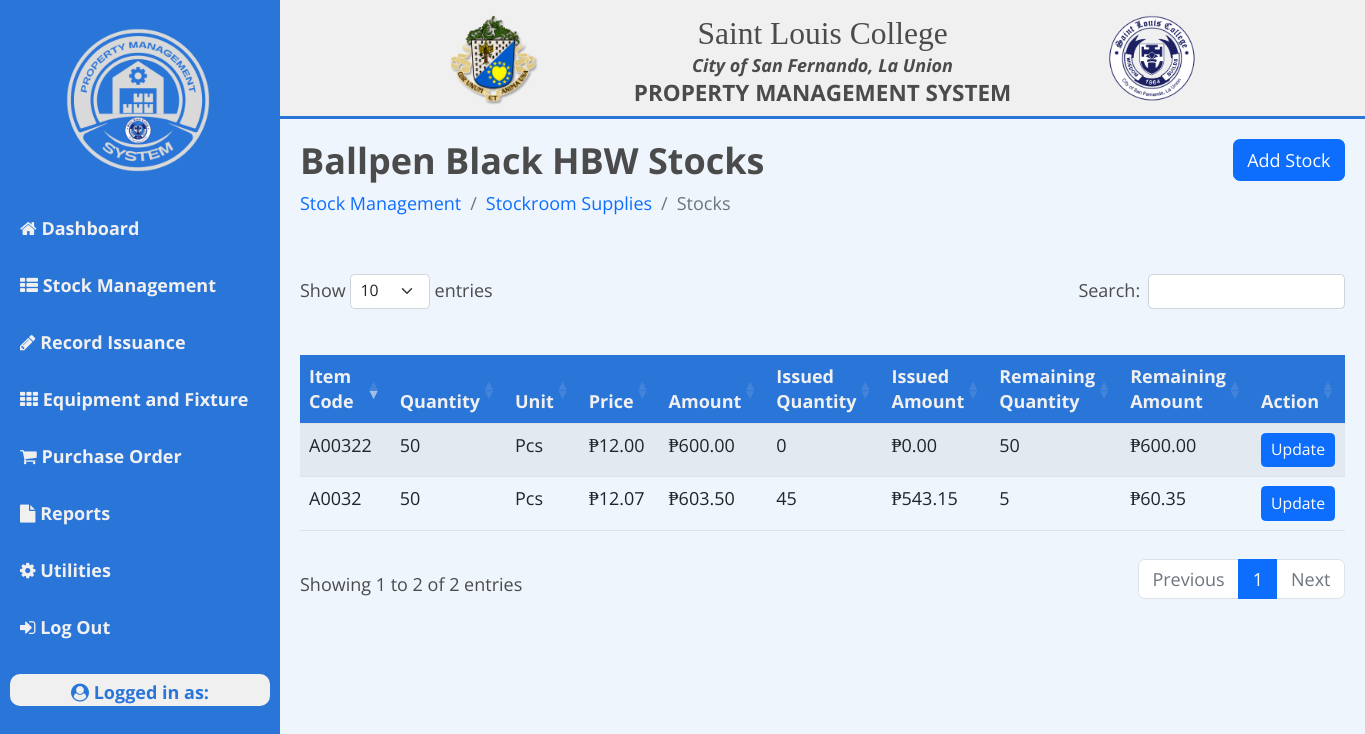
Page /pmo/stock-management/stockroom/stkrm-stocks.php?ref=4 on the earlier database version.
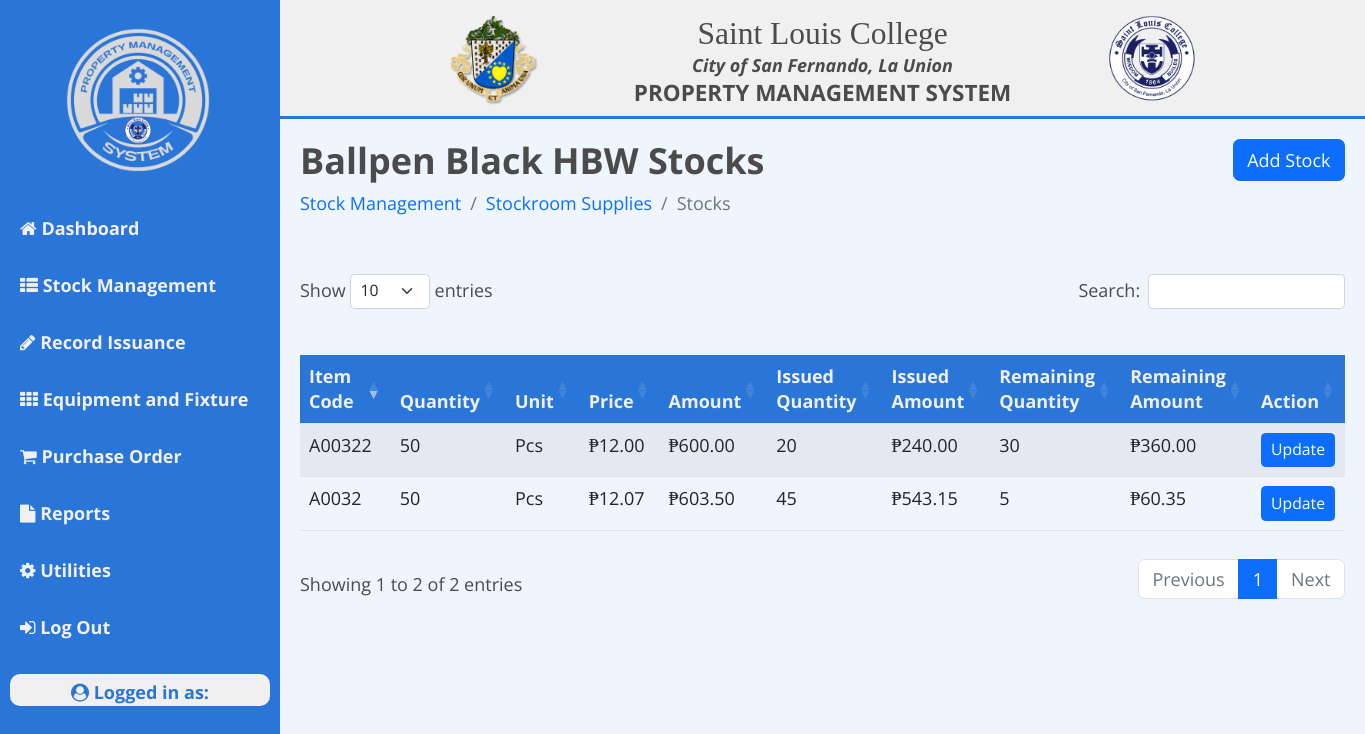
Same page on the later database version.
### tables this page shows
CREATE TABLE `tbl_stock_stockroom` (
  `uid` int(11) NOT NULL AUTO_INCREMENT,
  `id` int(11) NOT NULL,
  `item_code` varchar(255) NOT NULL,
  `particulars` varchar(255) NOT NULL,
  `unit` varchar(255) NOT NULL,
  `stock_type` varchar(255) NOT NULL,
  `quantity` int(255) NOT NULL DEFAULT 0,
  `price` float NOT NULL,
  `amount` int(255) NOT NULL,
  `issuance_qty` int(255) NOT NULL DEFAULT 0,
  `issuance_amt` int(255) NOT NULL,
  `rem_qty` int(255) NOT NULL DEFAULT 0,
  `rem_amt` int(255) NOT NULL,
  `date` date NOT NULL,
  PRIMARY KEY (`uid`),
  KEY `particulars` (`particulars`),
  KEY `particulars_2` (`particulars`),
  KEY `particulars_3` (`particulars`),
  KEY `unit` (`unit`,`stock_type`),
  KEY `item_code` (`item_code`),
  KEY `id` (`id`),
  CONSTRAINT `tbl_stock_stockroom_ibfk_2` FOREIGN KEY (`particulars`) REFERENCES `tbl_particulars_stockroom` (`particulars`) ON UPDATE CASCADE,
  CONSTRAINT `tbl_stock_stockroom_ibfk_3` FOREIGN KEY (`id`) REFERENCES `tbl_particulars_stockroom` (`id`) ON DELETE CASCADE ON UPDATE CASCADE,
  CONSTRAINT `tbl_stock_stockroom_ibfk_5` FOREIGN KEY (`unit`) REFERENCES `tbl_particulars_stockroom` (`unit`) ON DELETE CASCADE ON UPDATE CASCADE
);

### pmo/stock-management/stockroom/stkrm-stocks.php (the view, shortened to what this page needs)
<!DOCTYPE html>
<html lang="en">
<?php include '../../../head.php'; ?>
<body>
<?php
require '../../../config.php';
?>
<div class="wrapper">
<?php include '../../pmo-nav.php'; ?>
    <div class="main_content">
    <?php include '../../../navbar.php'; ?>
        <div class="info">
            <div class="page-title">
                <div class="row" style="display: flex;">
                    <div class="col-6 md-6 order-md-1 order-first">
                        <?php
                        if(isset($_GET['ref'])){
                            $refid = $_GET['ref'];
                            $query = "SELECT particulars FROM tbl_particulars_stockroom WHERE id = '$refid'";
                            $result = mysqli_query($conn, $query);
                            $row = mysqli_fetch_assoc($result);
                            echo '<h2>'.$row['particulars'].' Stocks</h2>';
                        }
                        ?>
                        <nav aria-label="breadcrumb">
                            <ol class="breadcrumb">
                                <li class="breadcrumb-item text-primary">Stock Management</li>
                                <li class="breadcrumb-item"><a href="stkrm-particulars.php" style="text-decoration: none;">Stockroom Supplies</a></li>
                                <li class="breadcrumb-item active" aria-current="page">Stocks</li>
                            </ol>
                        </nav>
                    </div>
                    <div class="col-6 md-6 order-md-2 order-last">
                            <?php
                            if(isset($_GET['ref'])){
                                $refid = $_GET['ref'];
                                echo '<a class="btn btn-primary float-end" href="add-stock.php?ref='.$refid.'" role="button">Add Stock</a>';
                            }
                            ?>
                    </div>
                </div>
            </div>
            <div class="table-responsive">
                <table id="example" class="table table-striped" style="width:100%;">
                    <thead>
                        <tr>
                            <th>Item Code</th>
                            <th>Quantity</th>
                            <th>Unit</th>
                            <th>Price</th>
                            <th>Amount</th>
                            <th>Issued <br> Quantity</th>
                            <th>Issued <br> Amount</th>
                            <th>Remaining <br> Quantity</th>
                            <th>Remaining <br> Amount</th>
                            <th>Action</th>
                        </tr>
                    </thead>
                    <tbody>
                    <?php
                    if (isset($_GET['ref'])):
                    $refid = $_GET['ref'];
                    $query = "SELECT *, quantity*price AS amount, issuance_qty*price AS issuance_amt, rem_qty*price AS rem_amt FROM tbl_stock_stockroom WHERE id = '$refid' AND rem_qty > 0 ";
                    $result = mysqli_query($conn, $query);
                        if(mysqli_num_rows($result) > 0):
                            foreach($result as $stock){
                    ?>
                        <tr>
                            <td><?= $stock['item_code'] ?></td>
                            <td><?= $stock['quantity'] ?></td>
                            <td><?= $stock['unit'] ?></td>
                            <td>₱<?= number_format((float)$stock['price'], 2,'.',',') ?></td>
                            <td>₱<?= number_format((float)$stock['amount'], 2,'.',',') ?></td>
                            <td><?= $stock['issuance_qty'] ?></td>
                            <td>₱<?= number_format((float)$stock['issuance_amt'], 2,'.',',') ?></td>
                            <td><?= $stock['rem_qty'] ?></td>
                            <td>₱<?= number_format((float)$stock['rem_amt'], 2,'.',',') ?></td>
                            <td>
                                <a href="edit-stock.php?ref=<?= $stock['uid']; ?>" type="button" name="" class="btn btn-primary btn-sm">Update</a>
                            </td>
                        </tr>
                        <?php
                            }
                        endif;
                    endif;
                        ?>
                    </tbody>
                </table>
            </div>
        </div>
    </div>
</div>
</body>
</html>

Differences in the rows shown:
changed tbl_stock_stockroom (number 2 of 2 on the later page): issuance_qty "0" → "20"; issuance_amt "0.00" → "240.00"; rem_qty "50" → "30"; rem_amt "600.00" → "360.00"
